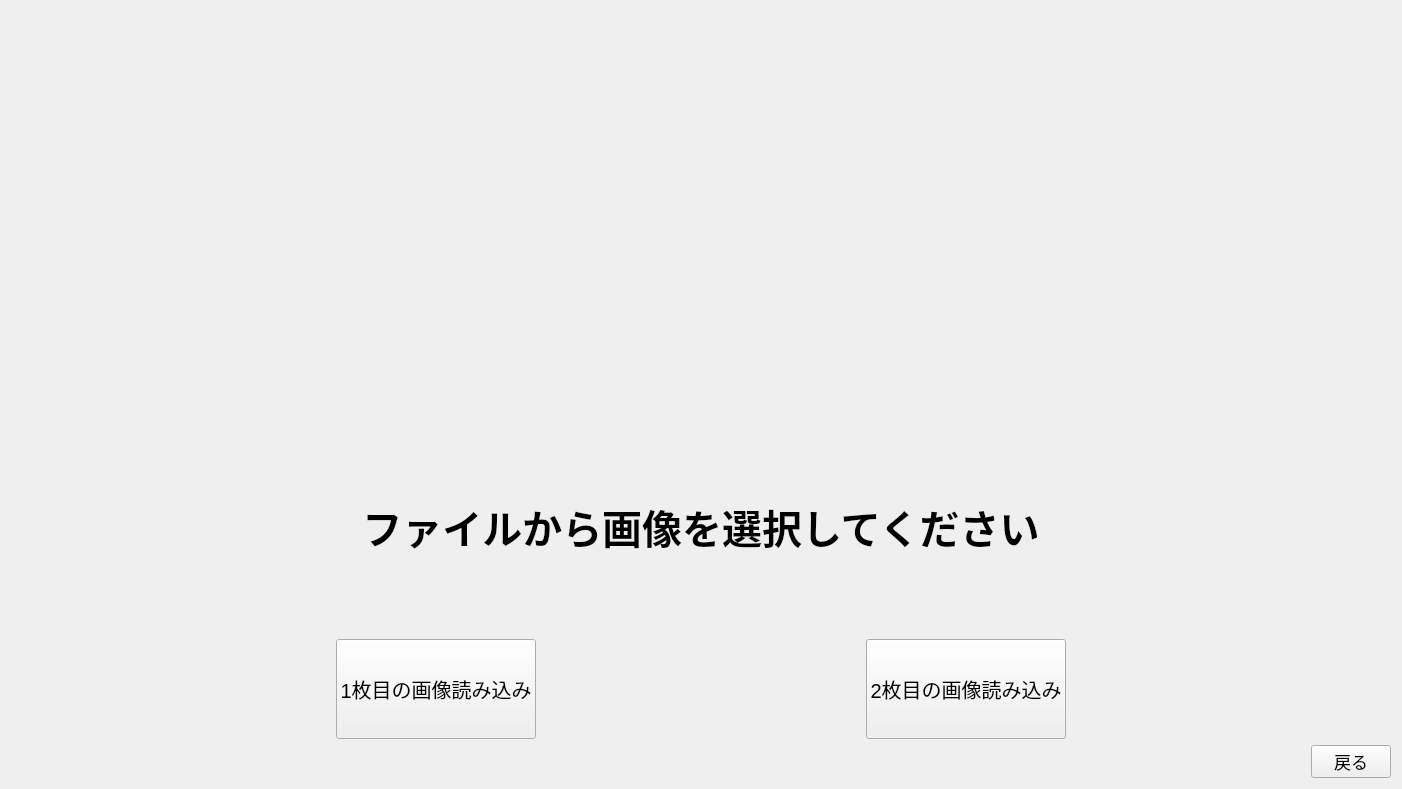
      <widget class="QWidget" name="page_4">
       <layout class="QVBoxLayout" name="verticalLayout_6">
        <item>
         <spacer name="verticalSpacer_18">
          <property name="orientation">
           <enum>Qt::Vertical</enum>
          </property>
          <property name="sizeHint" stdset="0">
           <size>
            <width>20</width>
            <height>40</height>
           </size>
          </property>
         </spacer>
        </item>
        <item>
         <layout class="QHBoxLayout" name="horizontalLayout_7">
          <item>
           <spacer name="horizontalSpacer_12">
            <property name="orientation">
             <enum>Qt::Horizontal</enum>
            </property>
            <property name="sizeHint" stdset="0">
             <size>
              <width>40</width>
              <height>20</height>
             </size>
            </property>
           </spacer>
          </item>
          <item>
           <widget class="QLabel" name="logolabel_3">
            <property name="minimumSize">
             <size>
              <width>1300</width>
              <height>400</height>
             </size>
            </property>
            <property name="maximumSize">
             <size>
              <width>1300</width>
              <height>400</height>
             </size>
            </property>
            <property name="text">
             <string/>
            </property>
            <property name="pixmap">
             <pixmap>../pic/software_logo_half3.png</pixmap>
            </property>
            <property name="alignment">
             <set>Qt::AlignCenter</set>
            </property>
           </widget>
          </item>
          <item>
           <spacer name="horizontalSpacer_13">
            <property name="orientation">
             <enum>Qt::Horizontal</enum>
            </property>
            <property name="sizeHint" stdset="0">
             <size>
              <width>40</width>
              <height>20</height>
             </size>
            </property>
           </spacer>
          </item>
         </layout>
        </item>
        <item>
         <spacer name="verticalSpacer_20">
          <property name="orientation">
           <enum>Qt::Vertical</enum>
          </property>
          <property name="sizeHint" stdset="0">
           <size>
            <width>20</width>
            <height>40</height>
           </size>
          </property>
         </spacer>
        </item>
        <item>
         <layout class="QVBoxLayout" name="verticalLayout_5">
          <item>
           <widget class="QLabel" name="selectlabel_2">
            <property name="font">
             <font>
              <family>Ubuntu Mono</family>
              <pointsize>30</pointsize>
              <weight>75</weight>
              <bold>true</bold>
             </font>
            </property>
            <property name="text">
             <string>ファイルから画像を選択してください</string>
            </property>
            <property name="alignment">
             <set>Qt::AlignCenter</set>
            </property>
           </widget>
          </item>
          <item>
           <widget class="QLabel" name="debuglabel_2">
            <property name="font">
             <font>
              <pointsize>20</pointsize>
             </font>
            </property>
            <property name="text">
             <string/>
            </property>
            <property name="alignment">
             <set>Qt::AlignCenter</set>
            </property>
           </widget>
          </item>
          <item>
           <spacer name="verticalSpacer_19">
            <property name="orientation">
             <enum>Qt::Vertical</enum>
            </property>
            <property name="sizeHint" stdset="0">
             <size>
              <width>20</width>
              <height>40</height>
             </size>
            </property>
           </spacer>
          </item>
          <item>
           <layout class="QHBoxLayout" name="horizontalLayout_8">
            <item>
             <spacer name="horizontalSpacer_15">
              <property name="orientation">
               <enum>Qt::Horizontal</enum>
              </property>
              <property name="sizeHint" stdset="0">
               <size>
                <width>40</width>
                <height>20</height>
               </size>
              </property>
             </spacer>
            </item>
            <item>
             <widget class="QPushButton" name="fileOpenButton_1">
              <property name="minimumSize">
               <size>
                <width>200</width>
                <height>100</height>
               </size>
              </property>
              <property name="font">
               <font>
                <pointsize>15</pointsize>
               </font>
              </property>
              <property name="text">
               <string>1枚目の画像読み込み</string>
              </property>
             </widget>
            </item>
            <item>
             <spacer name="horizontalSpacer_14">
              <property name="orientation">
               <enum>Qt::Horizontal</enum>
              </property>
              <property name="sizeHint" stdset="0">
               <size>
                <width>40</width>
                <height>20</height>
               </size>
              </property>
             </spacer>
            </item>
            <item>
             <widget class="QPushButton" name="fileOpenButton_2">
              <property name="minimumSize">
               <size>
                <width>200</width>
                <height>100</height>
               </size>
              </property>
              <property name="font">
               <font>
                <pointsize>15</pointsize>
               </font>
              </property>
              <property name="text">
               <string>2枚目の画像読み込み</string>
              </property>
             </widget>
            </item>
            <item>
             <spacer name="horizontalSpacer_16">
              <property name="orientation">
               <enum>Qt::Horizontal</enum>
              </property>
              <property name="sizeHint" stdset="0">
               <size>
                <width>40</width>
                <height>20</height>
               </size>
              </property>
             </spacer>
            </item>
           </layout>
          </item>
          <item>
           <layout class="QHBoxLayout" name="horizontalLayout_9">
            <item>
             <spacer name="horizontalSpacer_17">
              <property name="orientation">
               <enum>Qt::Horizontal</enum>
              </property>
              <property name="sizeHint" stdset="0">
               <size>
                <width>40</width>
                <height>20</height>
               </size>
              </property>
             </spacer>
            </item>
            <item>
             <widget class="QPushButton" name="returnButton_2">
              <property name="font">
               <font>
                <pointsize>13</pointsize>
               </font>
              </property>
              <property name="text">
               <string>戻る</string>
              </property>
             </widget>
            </item>
           </layout>
          </item>
         </layout>
        </item>
       </layout>
      </widget>
